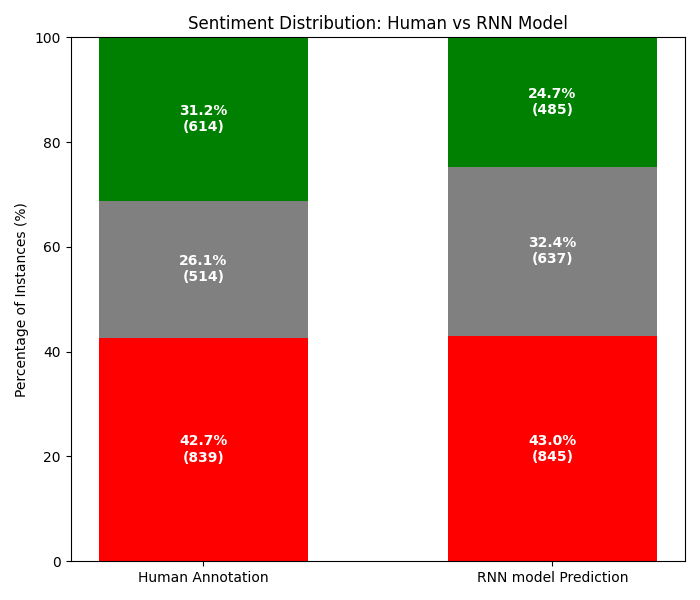

Python code for this plot:
# KERAS WORD TOKENIZER + RNN

import numpy as np, pandas as pd, torch, torch.nn as nn
from torch.utils.data import Dataset, DataLoader
from sklearn.preprocessing import LabelEncoder
from sklearn.model_selection import train_test_split
from sklearn.metrics import f1_score
import matplotlib.pyplot as plt
from tensorflow.keras.preprocessing.text import Tokenizer
from tensorflow.keras.preprocessing.sequence import pad_sequences
import random
import numpy as np
import pandas as pd
import matplotlib.pyplot as plt

# -------------------------
# Load Data
# -------------------------
df = pd.read_excel(
    "original data\TweeterManglishDS - filtered.xlsx"
)[['comment/tweet','majority_sent']].dropna()

df.columns = ['text','label']

le = LabelEncoder()
df['y'] = le.fit_transform(df['label'])
X = df['text']
y = df['y']

num_classes = len(le.classes_)

SEED = 42
random.seed(SEED)
np.random.seed(SEED)
torch.manual_seed(SEED)

X_train, X_test, y_train, y_test = train_test_split(
    X, y,
    test_size=0.2,
    stratify=y,
    random_state=SEED
)



# -------------------------
# Keras Tokenizer
# -------------------------
tk = Tokenizer(num_words=20000, oov_token="<OOV>")
tk.fit_on_texts(X_train)

X_train = pad_sequences(tk.texts_to_sequences(X_train), maxlen=100)
X_test  = pad_sequences(tk.texts_to_sequences(X_test),  maxlen=100)

# -------------------------
# Dataset
# -------------------------
class DS(Dataset):
    def __init__(self, X, y):
        self.X = torch.tensor(X, dtype=torch.long)
        self.y = torch.tensor(y.values, dtype=torch.long)  # ✅ FIX

    def __len__(self):
        return len(self.y)

    def __getitem__(self, i):
        return self.X[i], self.y[i]

train_loader = DataLoader(DS(X_train, y_train), batch_size=32, shuffle=True)
test_loader  = DataLoader(DS(X_test, y_test), batch_size=32)

# -------------------------
# RNN Model
# -------------------------
class TextRNN(nn.Module):
    def __init__(self):
        super().__init__()
        self.emb = nn.Embedding(20000, 128)
        self.rnn = nn.RNN(
            input_size=128,
            hidden_size=128,
            batch_first=True
        )
        self.fc = nn.Linear(128, num_classes)

    def forward(self, x):
        x = self.emb(x)
        _, h_n = self.rnn(x)
        return self.fc(h_n[-1])

model = TextRNN()
opt = torch.optim.Adam(model.parameters(), lr=1e-3)
loss_fn = nn.CrossEntropyLoss()

# -------------------------
# Train
# -------------------------
for _ in range(5):
    for x,y in train_loader:
        opt.zero_grad()
        loss = loss_fn(model(x), y)
        loss.backward()
        opt.step()


from sklearn.metrics import (
    f1_score,
    accuracy_score,
    precision_recall_fscore_support
)


# -------------------------
# Evaluate
# -------------------------
preds, trues = [], []
with torch.no_grad():
    for x, y in test_loader:
        logits = model(x)
        preds.extend(logits.argmax(1).numpy())
        trues.extend(y.numpy())

# Accuracy
accuracy = accuracy_score(trues, preds)

# Precision, Recall, F1 (macro, micro, weighted)
precision_macro, recall_macro, f1_macro, _ = precision_recall_fscore_support(
    trues, preds, average="macro", zero_division=0
)

precision_micro, recall_micro, f1_micro, _ = precision_recall_fscore_support(
    trues, preds, average="micro", zero_division=0
)

precision_weighted, recall_weighted, f1_weighted, _ = precision_recall_fscore_support(
    trues, preds, average="weighted", zero_division=0
)

print(f"Accuracy        : {accuracy:.4f}")
print(f"Precision (Macro): {precision_macro:.4f}")
print(f"Recall (Macro)   : {recall_macro:.4f}")
print(f"F1 (Macro)       : {f1_macro:.4f}")
print(f"F1 (Micro)       : {f1_micro:.4f}")
print(f"F1 (Weighted)    : {f1_weighted:.4f}")

# ===============================================================
# PREPARE SENTIMENT DISTRIBUTIONS
# ===============================================================

# --- Human annotation (test set only) ---
y_true = y_test.values
human_counts = np.bincount(y_true, minlength=num_classes)

# --- Model prediction ---
model_counts = np.bincount(preds, minlength=num_classes)

# Convert to percentages
human_pct = human_counts / human_counts.sum() * 100
model_pct = model_counts / model_counts.sum() * 100

sentiments = le.classes_  # e.g. ['negative','positive','neutral']

# ===============================================================
# STACKED BAR CHART (STYLE MATCHES REFERENCE)
# ===============================================================

fig, ax = plt.subplots(figsize=(7, 6))

x = np.arange(2)  # Human vs Model
bar_width = 0.6

colors = {
    "positive": "green",
    "negative": "red",
    "neutral": "gray"
}

bottom_human = 0
bottom_model = 0

for i, sent in enumerate(sentiments):
    # Human
    ax.bar(
        x[0],
        human_pct[i],
        bottom=bottom_human,
        color=colors[sent],
        width=bar_width
    )
    ax.text(
        x[0],
        bottom_human + human_pct[i] / 2,
        f"{human_pct[i]:.1f}%\n({human_counts[i]})",
        ha="center",
        va="center",
        color="white",
        fontsize=10,
        fontweight="bold"
    )

    # Model
    ax.bar(
        x[1],
        model_pct[i],
        bottom=bottom_model,
        color=colors[sent],
        width=bar_width
    )
    ax.text(
        x[1],
        bottom_model + model_pct[i] / 2,
        f"{model_pct[i]:.1f}%\n({model_counts[i]})",
        ha="center",
        va="center",
        color="white",
        fontsize=10,
        fontweight="bold"
    )

    bottom_human += human_pct[i]
    bottom_model += model_pct[i]

human_pct = human_counts / human_counts.sum() * 100
model_pct = model_counts / model_counts.sum() * 100
sentiments = le.classes_

# -------------------------
# Sentiment Distribution Table
# -------------------------
dist_df = pd.DataFrame({
    "Sentiment": sentiments,
    "Human_Count": human_counts,
    "Human_Percentage": human_pct,
    "Model_Count": model_counts,
    "Model_Percentage": model_pct
})


# ===============================================================
# AXIS & LABELS
# ===============================================================

ax.set_xticks(x)
ax.set_xticklabels(["Human Annotation", "RNN model Prediction"])
ax.set_ylabel("Percentage of Instances (%)")
ax.set_ylim(0, 100)

ax.set_title("Sentiment Distribution: Human vs RNN Model")

plt.tight_layout()
plt.show()

# -------------------------
# Save Results
# -------------------------
metrics_df = pd.DataFrame({
    "Model": ["Keras Word Tokenizer + RNN"],
    "Accuracy": [accuracy],
    "Precision-Macro": [precision_macro],
    "Recall-Macro": [recall_macro],
    "F1-Macro": [f1_macro],
    "F1-Micro": [f1_micro],
    "F1-Weighted": [f1_weighted]
})

with pd.ExcelWriter("Phase 3/Sentiment distribution/Keras Word Token/keras_word_rnn.xlsx", engine="xlsxwriter") as writer:
    metrics_df.to_excel(writer, sheet_name="Metrics", index=False)
    dist_df.to_excel(writer, sheet_name="Sentiment_Distribution", index=False)
